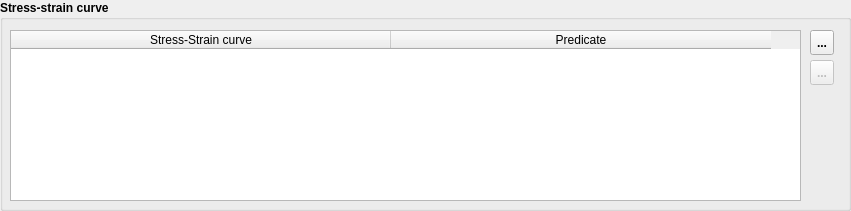
  <widget class="QGroupBox" name="gbStressStrainCurve">
   <property name="geometry">
    <rect>
     <x>10</x>
     <y>1620</y>
     <width>851</width>
     <height>211</height>
    </rect>
   </property>
   <property name="font">
    <font>
     <weight>75</weight>
     <bold>true</bold>
    </font>
   </property>
   <property name="title">
    <string>Stress-strain curve</string>
   </property>
   <widget class="QTableWidget" name="twStressStrainCurve">
    <property name="geometry">
     <rect>
      <x>10</x>
      <y>30</y>
      <width>791</width>
      <height>171</height>
     </rect>
    </property>
    <property name="font">
     <font>
      <weight>50</weight>
      <bold>false</bold>
     </font>
    </property>
    <attribute name="horizontalHeaderDefaultSectionSize">
     <number>380</number>
    </attribute>
    <column>
     <property name="text">
      <string>Stress-Strain curve</string>
     </property>
    </column>
    <column>
     <property name="text">
      <string>Predicate</string>
     </property>
    </column>
   </widget>
   <widget class="QToolButton" name="tbRemoveProp">
    <property name="enabled">
     <bool>false</bool>
    </property>
    <property name="geometry">
     <rect>
      <x>810</x>
      <y>60</y>
      <width>24</width>
      <height>25</height>
     </rect>
    </property>
    <property name="toolTip">
     <string>Remove the current row</string>
    </property>
    <property name="statusTip">
     <string>Remove the current row</string>
    </property>
    <property name="text">
     <string>...</string>
    </property>
    <property name="icon">
     <iconset resource="QFEM.qrc">
      <normaloff>:/images/Del.png</normaloff>:/images/Del.png</iconset>
    </property>
   </widget>
   <widget class="QToolButton" name="tbAddProp">
    <property name="geometry">
     <rect>
      <x>810</x>
      <y>30</y>
      <width>24</width>
      <height>25</height>
     </rect>
    </property>
    <property name="toolTip">
     <string>Add new row</string>
    </property>
    <property name="statusTip">
     <string>Add new row</string>
    </property>
    <property name="text">
     <string>...</string>
    </property>
    <property name="icon">
     <iconset resource="QFEM.qrc">
      <normaloff>:/images/Add.png</normaloff>:/images/Add.png</iconset>
    </property>
   </widget>
  </widget>
